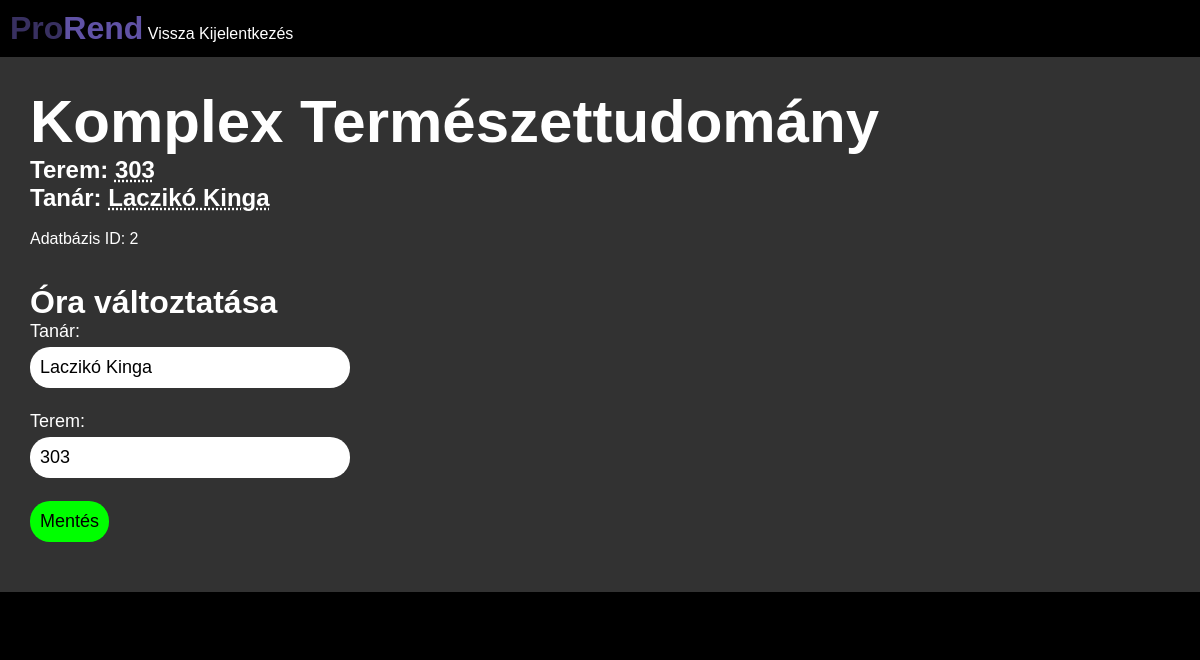
Page /diak/megtekintes.php?id=2 (signed in) on the committed database.
### tables this page shows
CREATE TABLE "timetable"
(
    id
        primary key,
    day        VARCHAR(10)  not null,
    class_time INT          not null,
    subject    VARCHAR(100) not null,
    room       VARCHAR(50),
    teacher    VARCHAR(100)
);

### diak/megtekintes.php (the view, shortened to what this page needs)
<?php
$db = new PDO('sqlite:../database/users.db');
$stmt = $db->prepare("SELECT * FROM timetable WHERE id = :id");
$stmt->bindValue(':id', $_GET["id"], PDO::PARAM_INT);
$stmt->execute();
$result = $stmt->fetchAll(PDO::FETCH_ASSOC);
?>
<!doctype html>
<html lang="hu">
<head>
    <link rel="stylesheet" href="/static/css/megtekintes.css">
</head>
<body>
    <header>
        <h1>
            <span style="color: #383060">Pro</span><span style="color: #6052a5">Rend</span>
        </h1>
        <nav>
            <a href="/">Vissza</a>
            <a href="/logout.php">Kijelentkezés</a>
        </nav>
    </header>
    <main>
        <?php foreach ($result as $data): ?>
            <h1 class="subject"><?php echo $data["subject"]; ?></h1>
            <h2>Terem: <span class="underline"><?php echo $data["room"]; ?></span></h2>
            <h2>Tanár: <span class="underline"><?php echo $data["teacher"]; ?></span></h2>
            <br>
            <p>Adatbázis ID: <?php echo $data["id"]; ?></p>
            <br>
            <br>
            <h1>Óra változtatása</h1>
            <form action="valtoztatas.php" method="post" autocomplete="off">
                <label for="teacher">Tanár:</label><br>
                <input type="text" name="teacher" id="teacher" value="<?php echo $data["teacher"]; ?>" required><br>
                <br>
                <label for="room">Terem:</label><br>
                <input type="text" name="room" id="room" value="<?php echo $data["room"]; ?>" required><br>
                <br>
                <input type="submit" value="Mentés">
            </form>
        <?php endforeach; ?>
    </main>
    <footer>
    </footer>
</body>
</html>

### static/css/megtekintes.css (style rules this page uses)
* { margin: 0; padding: 0; }
body { font-family: sans-serif; background-color: black; }
header { background-color: black; color: white; padding: 10px; }
main { background-color: #323232; color: white; padding: 30px; padding-bottom: 50px; }
footer { background-color: black; color: white; padding: 20px; text-align: center; }
header h1, nav { display: inline-block; }
a { color: white; text-decoration: none; }
.subject { font-size: 60px; }
.underline { text-decoration: underline dotted; }
label { font-size: large; }
input[type="text"] { margin-top: 5px; margin-bottom: 5px; border:none; font-size: large; padding:10px; border-radius: 20px; width: 300px; }
input[type="submit"] { padding: 10px; font-size: large; border: none; border-radius: 20px; background-color: #00ff00; }

### rows in the picture
timetable: subject "Komplex Természettudomány", room "303", teacher "Laczikó Kinga", id "2"
